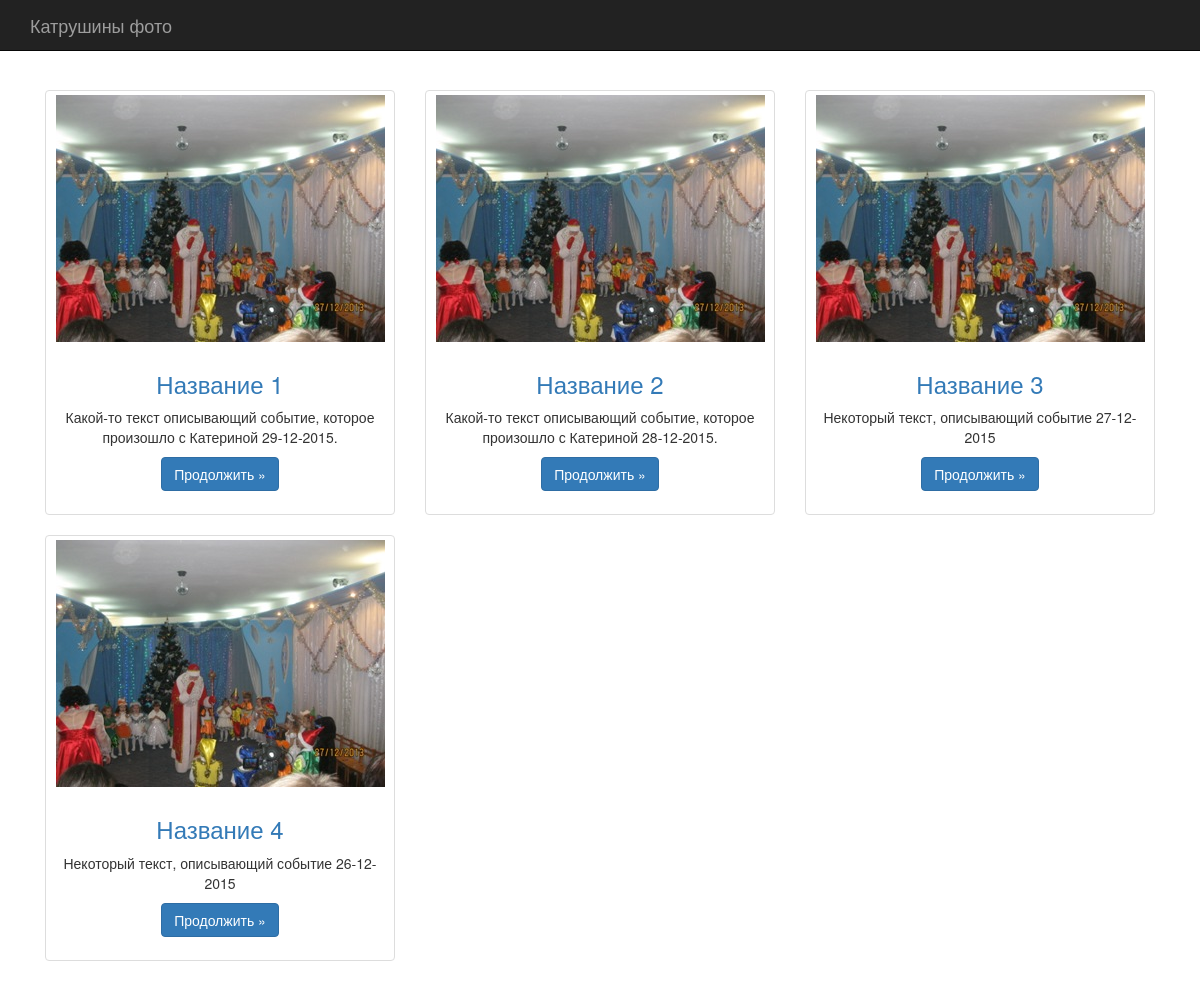
The page / on the database its author committed.
### tables this page shows
CREATE TABLE IF NOT EXISTS `entry` (
  `id` tinyint(4) NOT NULL AUTO_INCREMENT,
  `header` varchar(150) NOT NULL,
  `data` date NOT NULL,
  `content` text NOT NULL,
  PRIMARY KEY (`id`)
);

### templates/list.php (the view)
<?php require 'templates/header.php'; ?>
<div class="row">
    <?php foreach ($records as $item): ?>
    <div class="col-sm-6 col-md-4">
        <div class="thumbnail">
            <img src="img/IMG_3111.JPG" alt="">
            <div class="caption">
                <h3><a href='?act=view-entry&id='<?= $item['id']; ?>><?= $item['header']; ?></a></h3>
                <p><?= $item['content']; ?></p>
              <p><a href="?act=view-entry&id='<?= $item['id']; ?>" class="btn btn-primary" role="button">Продолжить &raquo;</a></p>
            </div>
        </div>
    </div>
    <?php endforeach; ?>
</div>
<?php require 'templates/footer.php'; ?>

### index.php (shortened to what this page needs)
<?php
$mysqli = new mysqli('localhost', 'salomuG', 'salomuG')or die('Cannot connect to database');
$mysqli->select_db('katya') or die('Cannot select database');
$act = isset($_GET['act']) ? $_GET['act'] : 'list';
switch ($act) {
    case 'list':
        $records = array();
        $sel = $mysqli->query('SELECT * FROM `entry` ');
        while ($row = $sel->fetch_assoc()) {
            $records[] = $row;
        }
        require 'templates/list.php';
        break;
}

### templates/header.php (shortened to what this page needs)
<!DOCTYPE html>
<html lang="en">
  <head>
    <link href="bootstrap/css/bootstrap.css" rel="stylesheet">
    <link href="bootstrap/css/ie10-viewport-bug-workaround.css" rel="stylesheet">
    <link href="bootstrap/css/starter-template.css" rel="stylesheet">
  </head>
  <body>
    <nav class="navbar navbar-inverse navbar-fixed-top">
      <div class="container">
        <div class="navbar-header">
          <a class="navbar-brand" href="?">Катрушины фото</a>
        </div>
      </div>
    </nav>
    <div class="container">
      <div class="starter-template">

### templates/footer.php (shortened to what this page needs)
</div>
    </div>
  </body>
</html>

### rows shown on the page
entry: header "Название 1", content "Какой-то текст описывающий событие, которое произошло с Катериной 29-12-2015."
entry: header "Название 2", content "Какой-то текст описывающий событие, которое произошло с Катериной 28-12-2015."
entry: header "Название 3", content "Некоторый текст, описывающий событие 27-12-2015"
entry: header "Название 4", content "Некоторый текст, описывающий событие 26-12-2015"
